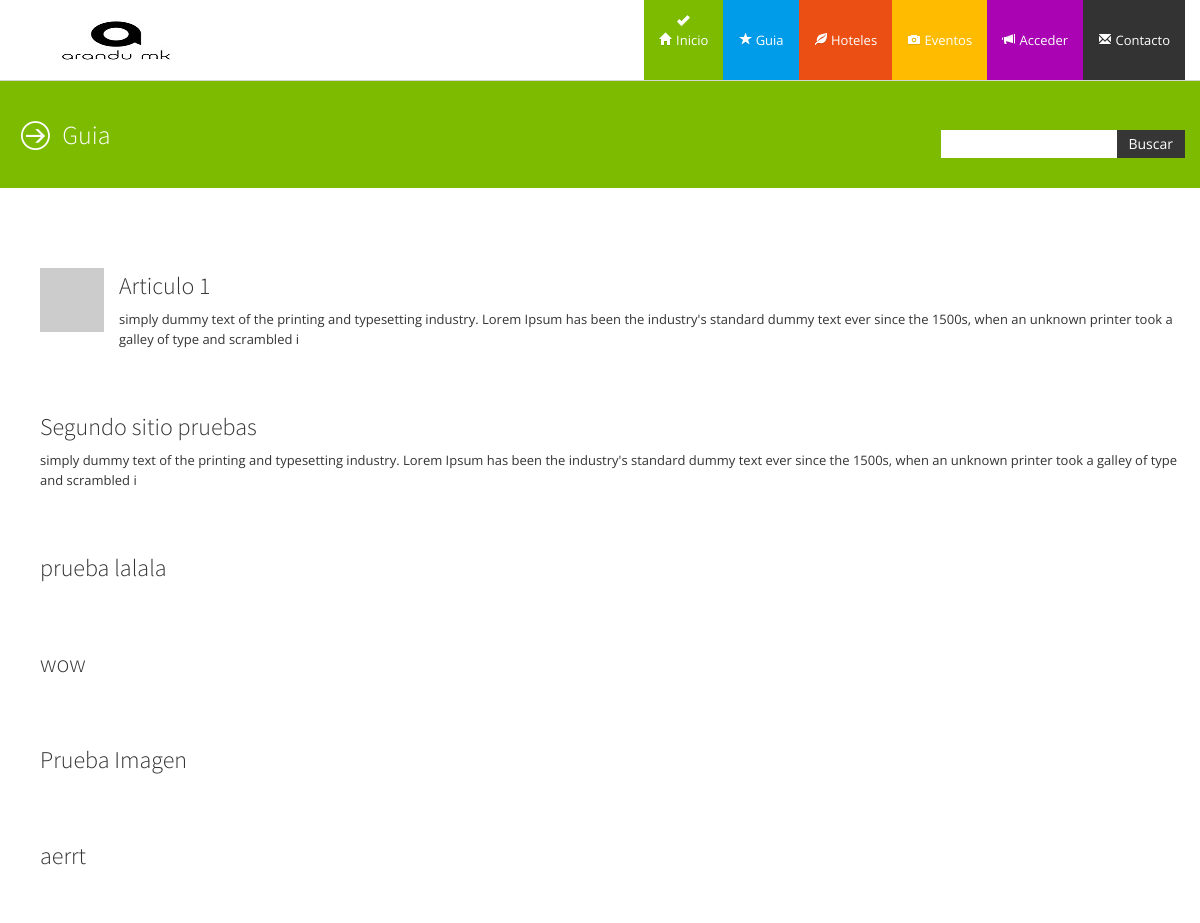
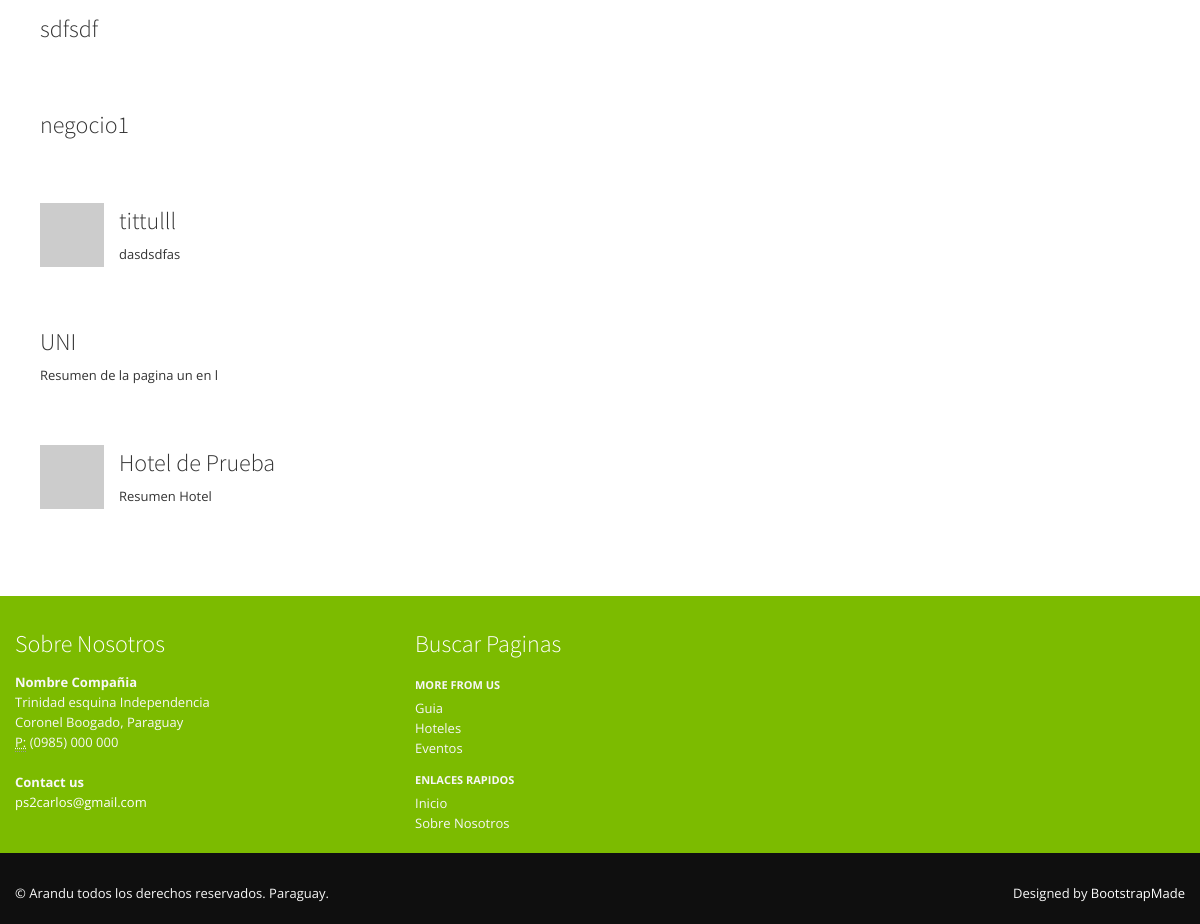
Screenshot of /public/guia.php with the database file from the repository (2 pictures, top to bottom).
### tables this page shows
CREATE TABLE `contenidos` (
  `id` int(11) NOT NULL,
  `titulo` varchar(200) NOT NULL,
  `contenido` longtext NOT NULL,
  `fecha_publicacion` timestamp NOT NULL DEFAULT CURRENT_TIMESTAMP ON UPDATE CURRENT_TIMESTAMP,
  `tipo` varchar(20) NOT NULL,
  `categoria` varchar(100) NOT NULL,
  `alias` varchar(200) NOT NULL,
  `contacto` varchar(200) DEFAULT NULL,
  `direccion` varchar(200) DEFAULT NULL,
  `cod_zona` int(11) DEFAULT NULL,
  `urlimagen` varchar(200) DEFAULT NULL,
  `resumen` varchar(200) DEFAULT NULL
);

### setting/core.php (called while the page is built, shortened)
<?php
  require_once( 'mysql.php');
  require_once( '../public/lib/snippets.php');
  function posts($category = ''){
    $where = (strlen($category) > 0 ) ? "AND categoria = '$category' " : "";
    $mysql = new Mysql();
    $sql = <<<SQL
    SELECT * FROM contenidos WHERE tipo = 'POST' $where
SQL;
    $res = $mysql->search($sql);
    return $res;
  }
  function page(){
    $uri = substr($_SERVER['REQUEST_URI'], 1);
    $uri = str_replace(Config::PATH_ROOT, "", $uri);
    $mysql = new Mysql();
    $sql = <<<SQL
    SELECT * FROM contenidos WHERE alias = '$uri' LIMIT 1
SQL;
    $res = $mysql->search($sql);
    while( is_array($res[0]) &&  list($key,$value) = each($res[0]) ){
	  if($key == 'contenido'){
	    $value = analizadorContenido( urldecode($value) );
	  }
    }
  }
  function analizadorContenido($contenido){
    $pattern = '/\[[a-z_]+[a-z0-9_]*((:{1}[a-z0-9_\-\s]+)+(,{1}[a-z0-9_\-\s]+)*)*\]/i';
    preg_match_all($pattern, $contenido, $coincidencias, PREG_OFFSET_CAPTURE);
    foreach($coincidencias[0] as $arr ){
	  $function = $arr[0];
	  $lenght_function = strlen($function);
	  $pos_string = strpos($contenido, $function);
	  $result_function = ejecutarFuncion($function);
	  $contenido = substr_replace($contenido, $result_function, $pos_string, $lenght_function );
    }
    return $contenido;
  }
  function ejecutarFuncion($function_string){
    $function =  extraerCadena($function_string, "[", "]");
    $arr_ftn = explode(":", $function);
    $function_name = $arr_ftn[0];
    $params = explode(",", $arr_ftn[1]);
    $result_function = (function_exists($function_name)) ? call_user_func_array($function_name, $params) : $function_string;
    return $result_function;
  }
  function  extraerCadena($str, $findBegin, $findEnd){
    $posbegin = strpos($str, $findBegin) + 1;
    $posend = strpos($str, $findEnd);
    return substr($str, $posbegin, $posend-$posbegin);
  }
  page( $_GET['page'] );
?>

### setting/mysql.php (called while the page is built, shortened)
<?php
class MySql{
    private $conn;
    public function connect(){
    try {
      $this->conn = new PDO("mysql:host=".Config::SERVERNAME.";dbname=".Config::DATABASE, Config::USERNAME, Config::PASSWORD);
      $this->conn->setAttribute(PDO::ATTR_ERRMODE, PDO::ERRMODE_EXCEPTION);
      return true;
    }catch(PDOException $e){
      echo "Connection failed: " . $e->getMessage();
      return false;
    }
    }
    public function search($sql){
      try{
      if($this->connect()){
        $stmt = $this->conn->prepare($sql);
        $stmt->execute();
        $stmt->setFetchMode(PDO::FETCH_ASSOC);
        return $stmt->fetchAll();
      }else{
        return array();
      }
      }catch(PDOEXception $e){
      echo $sql ."<br />". $e->getMessage();
      return false;
      }
    }
}
?>

### public/lib/snippets.php (the view, shortened to what this page needs)
<?php
function mis_peliculas(){
  $posts = posts();
   while(is_array($posts) && list($k, $v) = each($posts) ){
     $titulo = $v['titulo'];
     $id = $v['alias'];
     $resumen = $v['resumen'];
     $urlimagen = $v['urlimagen'];
     $li .= <<<HTML
     <ul class="media-list">
       <li class="media">
         <a class="pull-left" href="$id">
           <img class="media-object" src="$urlimagen">
         </a>
         <div class="media-body">
           <h4  class="media-heading" >$titulo </h4>
           $resumen
           <div class="media">
          </div>
         </div>
       </li>
     </ul>
HTML;
    }
   return "<ul>$li</ul>";
}
?>

### public/assets/css/style.css (style rules this page uses)
.media, .media .media { margin-top: 20px; }
.media-list .media { margin-top:30px; }
.media .pull-left { margin-right: 15px; }

### public/assets/color/success.css (style rules this page uses)
a { color: #7cbb00; }

### public/assets/css/overwrite.css (style rules this page uses)
img { max-width: 100%; width: auto\9; height: auto; vertical-align: middle; border: 0; -ms-interpolation-mode: bicubic; }
body { margin: 0; font-family: 'Open Sans',"Helvetica Neue", Helvetica, Arial, sans-serif; font-size: 13px; line-height: 1.6em; color: #333333; background-color: #ffffff; }
a { color: #0088cc; text-decoration: none; }
h1, h2, h3, h4, h5, h6 { font-family: 'Source Sans Pro', sans-serif; font-weight:300; }
h4 { font-size: 24px; }

### rows the page displays
contenidos: titulo "Articulo 1", resumen "simply dummy text of the printing and typesetting industry. Lorem Ipsum has been the industry's standard dummy text ever since the 1500s, when an unknown printer took a galley of type and scrambled i"
contenidos: titulo "Segundo sitio pruebas", resumen "simply dummy text of the printing and typesetting industry. Lorem Ipsum has been the industry's standard dummy text ever since the 1500s, when an unknown printer took a galley of type and scrambled i"
contenidos: titulo "prueba lalala"
contenidos: titulo "wow"
contenidos: titulo "Prueba Imagen"
contenidos: titulo "aerrt"
contenidos: titulo "sdfsdf"
contenidos: titulo "negocio1"
contenidos: titulo "tittulll", resumen "dasdsdfas"
contenidos: titulo "UNI", resumen "Resumen de la pagina un en l"
contenidos: titulo "Hotel de Prueba", resumen "Resumen Hotel"

### other values shown
page_info('titulo') "Guia"
site_info('titulo') "Arandu"
site_info('direccion') "Paraguay"
